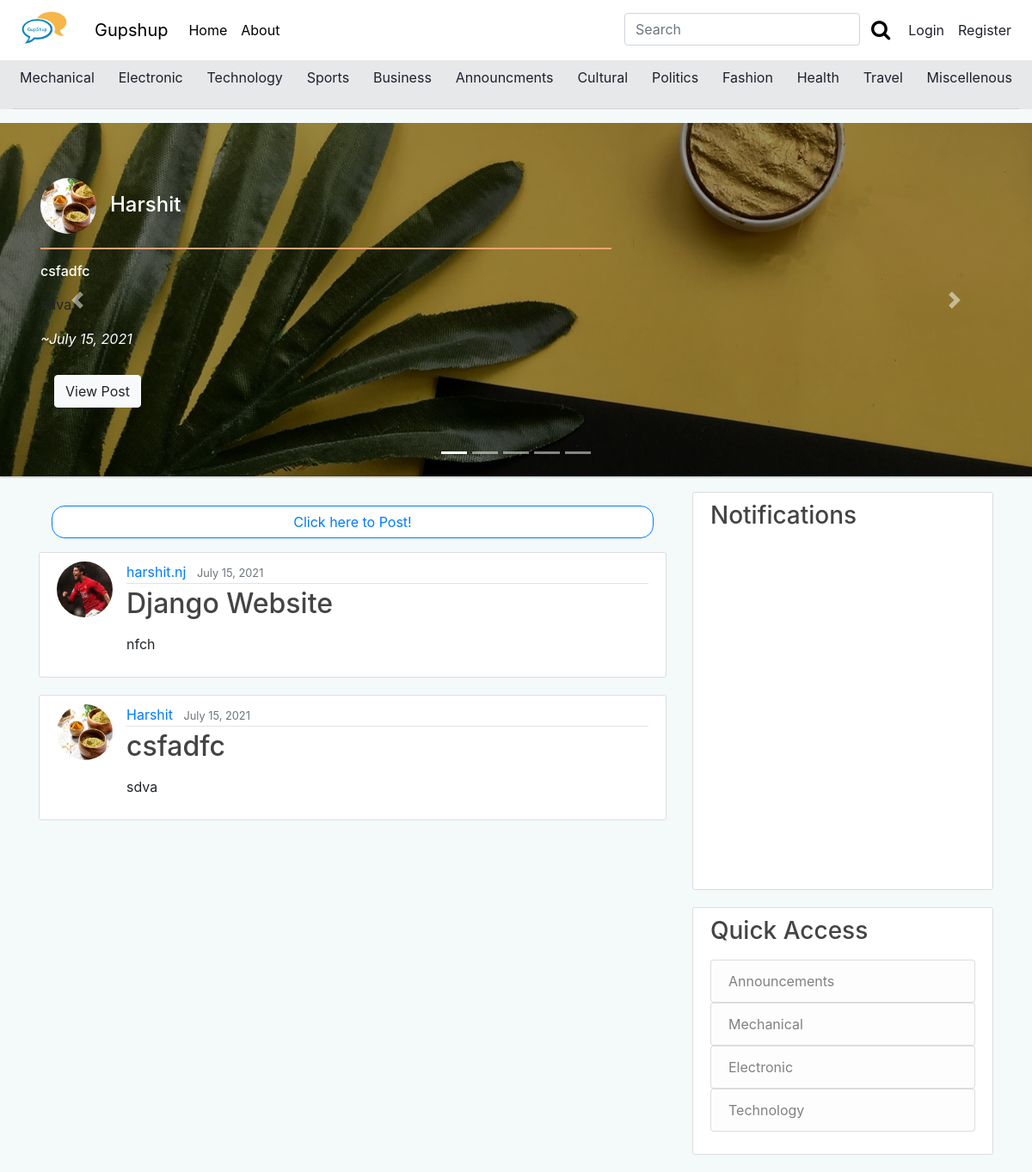
/, run on an earlier commit of the app's database.
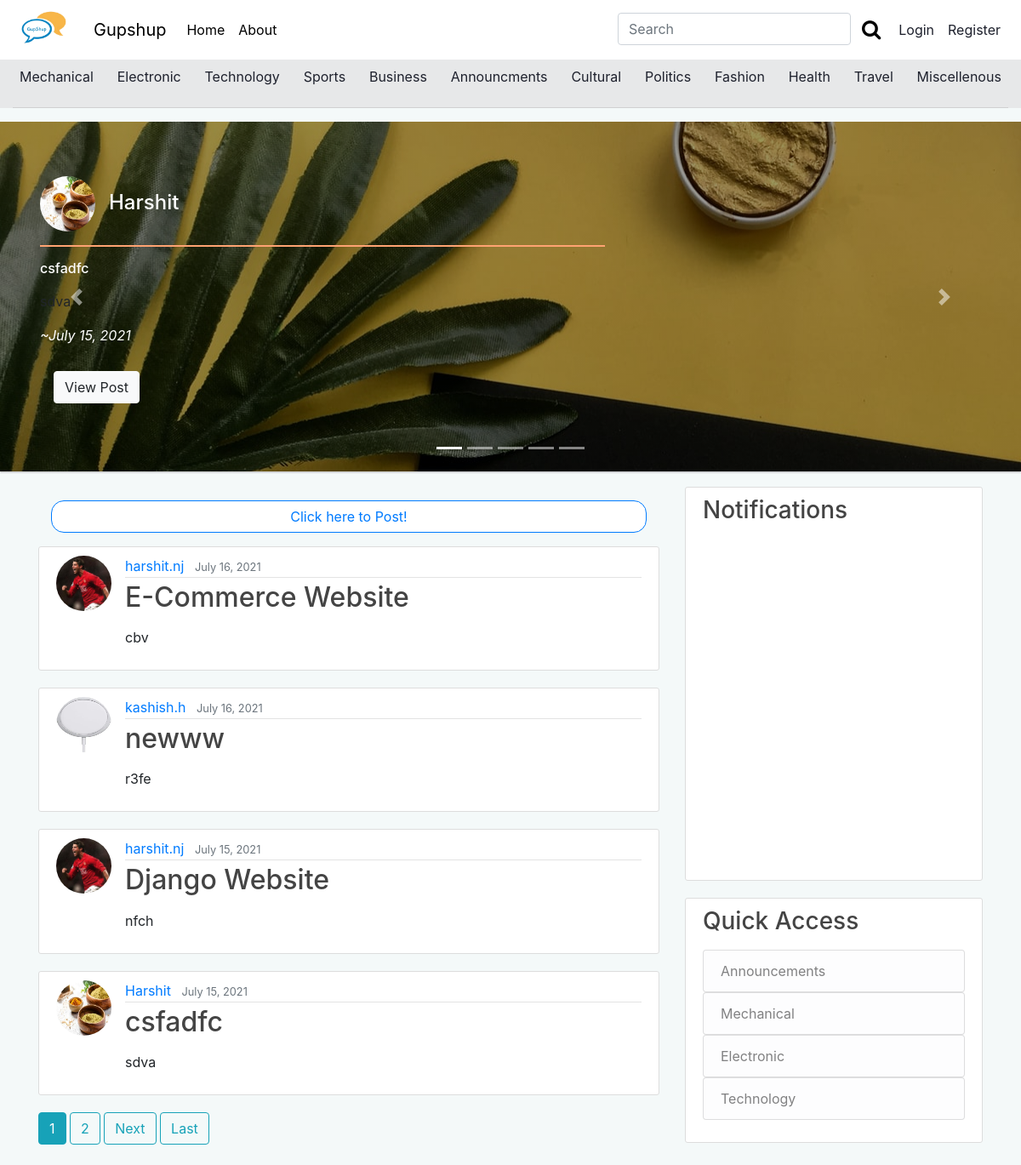
And on a later commit of the database.
### blog/models.py (models this page shows, shortened)
class Post(models.Model):
    title = models.CharField(max_length=100)
    content = RichTextField()
    date_posted = models.DateTimeField(default=timezone.now)
    author = models.ForeignKey(User, on_delete=models.CASCADE)
    is_appropriate  = models.BooleanField(default = True)
    notice = models.CharField(max_length=100, default="This Post was DELETED",null=True, blank=True)
    category = models.CharField(
        max_length=20,
        choices=Category_choices,
        default='Miscellenous'
    )
    upvote = models.ManyToManyField(User, related_name='upvote',blank=True)
    downvote = models.ManyToManyField(User, related_name='downvote',blank=True)
    bookmark = models.ManyToManyField(User, related_name='bookmark',blank=True)
    tags = TaggableManager()

### users/models.py (models this page shows, shortened)
class Profile(models.Model):
	user = models.OneToOneField(User, on_delete=models.CASCADE)
	image = models.ImageField(default='default2.png',upload_to='profile_pics')
	college = models.CharField(max_length = 20,choices=college_choices,default='KJSCE',blank=True, null=True)
	about = RichTextField(blank=True, null=True)
	image_url = models.URLField(default = "http://127.0.0.1:8000/media/default2.png")

### blog/views.py (the view)
# urls.py: path('', PostListView.as_view(), name='blog-home'),
class PostListView(ListView):
	model = Post
	template_name = 'blog/home.html'
	context_object_name = 'posts'
	ordering = ['-date_posted']
	paginate_by = 5
	def get_context_data(self, **kwargs):
		top3 = Post.objects.annotate(
			q_count=Count('upvote')).filter(is_appropriate = True).order_by('-q_count')[:5]
		context = super(PostListView, self).get_context_data(**kwargs)
		context['posts'] = Post.objects.filter(is_appropriate = True)
		context['tops'] = top3
		context['announcments'] = Post.objects.filter(category='Announcments')
		p = Paginator(Post.objects.select_related().all().order_by(
			'-date_posted'), self.paginate_by)
		context['posts'] = p.page(context['page_obj'].number)
		return context

### blog/templates/blog/home.html (shortened to what this page needs)
{% extends "blog/base.html" %}
{%block carousel%}
{% load crispy_forms_tags%}
{% load static %}
<div class="container-fluid" style="background-color: #E7E8E9">
		<div class="nav-scroller py-0 my-0 ">
			<nav class="nav d-flex justify-content-between">
			<a class="p-2 " style="color: #1e212d" href="{% url 'category' "Mechanical" %}">Mechanical</a>
			<a class="p-2 " style="color: #1e212d" href="{% url 'category' "Electronic" %}">Electronic</a>
			<a class="p-2 " style="color: #1e212d" href="{% url 'category' "Technology" %}">Technology</a>
			<a class="p-2 " style="color: #1e212d" href="{% url 'category' "Sports" %}">Sports</a>
			<a class="p-2 " style="color: #1e212d" href="{% url 'category' "Business" %}">Business</a>
			<a class="p-2 " style="color: #1e212d" href="{% url 'category' "Announcments" %}">Announcments</a>
			<a class="p-2 " style="color: #1e212d" href="{% url 'category' "Cultural" %}">Cultural</a>
			<a class="p-2 " style="color: #1e212d" href="{% url 'category' "Politics" %}">Politics</a>
			<a class="p-2 " style="color: #1e212d" href="{% url 'category' "Fashion" %}">Fashion</a>
			<a class="p-2 " style="color: #1e212d" href="{% url 'category' "Health" %}">Health</a>
			<a class="p-2 " style="color: #1e212d" href="{% url 'category' "Travel" %}">Travel</a>
			<a class="p-2 " style="color: #1e212d" href="{% url 'category' "Miscellenous" %}">Miscellenous</a>
			</nav>
		</div>
		<hr>
	</div>
<div class="container-fluid px-0 ">
	<div id="carouselExampleIndicators" class="carousel slide" data-ride="carousel">
		<ol class="carousel-indicators">
		  <li data-target="#carouselExampleIndicators" data-slide-to="0" class="active"></li>
		  <li data-target="#carouselExampleIndicators" data-slide-to="1"></li>
		  <li data-target="#carouselExampleIndicators" data-slide-to="2"></li>
		  <li data-target="#carouselExampleIndicators" data-slide-to="3"></li>
		  <li data-target="#carouselExampleIndicators" data-slide-to="4"></li>
		</ol>
		<div class="carousel-inner mt-0 py-0">
		  <div class="carousel-item active">
			{% if tops.4.category == "Business"%}
		  <div class="jumbotron " style="background-image: linear-gradient(to bottom, rgba(0,0,0,0.4) 0%,rgba(0,0,0,0.4) 100%),url({%static 'blog/business_banner.jpg'%}); border-radius: 0; margin-bottom: 0px; ">
		{% elif  tops.4.category == "Electronic" %}
			<div class="jumbotron " style="background-image: linear-gradient(to bottom, rgba(0,0,0,0.4) 0%,rgba(0,0,0,0.4) 100%),url({%static 'blog/electronic_banner.jpg'%}); border-radius: 0; margin-bottom: 0px; ">
		{% elif  tops.4.category == "Mechanical" %}
			<div class="jumbotron " style="background-image: linear-gradient(to bottom, rgba(0,0,0,0.4) 0%,rgba(0,0,0,0.4) 100%),url({%static 'blog/machine_banner.jpg'%}); border-radius: 0; margin-bottom: 0px; ">
		{% elif  tops.4.category == "Sports" %}
			<div class="jumbotron " style="background-image: linear-gradient(to bottom, rgba(0,0,0,0.4) 0%,rgba(0,0,0,0.4) 100%),url({%static 'blog/sports_banner.jpg'%}); border-radius: 0; margin-bottom: 0px; ">
		{% elif  tops.4.category == "Technology" %}
			<div class="jumbotron " style="background-image: linear-gradient(to bottom, rgba(0,0,0,0.4) 0%,rgba(0,0,0,0.4) 100%),url({%static 'blog/tech_banner.jpg'%}); border-radius: 0; margin-bottom: 0px; ">
		{% else %}
			<div class="jumbotron " style="background-image: linear-gradient(to bottom, rgba(0,0,0,0.4) 0%,rgba(0,0,0,0.4) 100%),url({%static 'blog/misc_banner.jpg'%}); border-radius: 0; margin-bottom: 0px; ">
		{% endif %}
      	<div class="container py-0 mb-0">
				<strong><h4 style="color: #FFFF;"><img class="rounded-circle article-img "src = {{tops.0.author.profile.image.url}}>{{tops.0.author}}</h4></strong>
				<h6 class="mb-2" style="color: white;"><hr style=" border-top: 2px solid #ffa372; width: 60%; margin-left: 0px; ;"/>
					{{tops.0.title}}</h6>
				<p  style="color: #FFF;">{{tops.0.content| safe}}</p>
				<i style="color: #FFF;">~{{tops.0.date_posted|date:"F d, Y"}}</i>
		  <p class="lead px-3">
			  <br>
		    <a class="btn btn-light " href="{% url 'post-detail' tops.0.id %}" role="button">View Post</a>
		  </p>
	  </div>
    </div>
    </div>
</div>
		<a class="carousel-control-prev" href="#carouselExampleIndicators" role="button" data-slide="prev">
		  <span class="carousel-control-prev-icon" aria-hidden="true"></span>
		</a>
		<a class="carousel-control-next" href="#carouselExampleIndicators" role="button" data-slide="next">
		  <span class="carousel-control-next-icon" aria-hidden="true"></span>
		</a>
	  </div>
</div>
<div class="container-fluid px-0 mx-0 my-0 py-0 mb-3">
	<div class="alert alert-secondary my-0 py-0 " role="alert">
	</div>
</div>
	{% endblock %}
{% block content %}
		<div class="container-fluid my-3 ">
			<a type="button" class="btn btn-outline-primary container-fluid home_newpost" href="{% url 'post-create' %}" style="border-radius: 15px; background-color: white;">Click here to Post!</a>
		</div>
	{% for post in posts|slice:"{{ page_obj.paginator.count }}-1::-1"%}
	{% if post.is_appropriate %}
		<article class="media content-section">
			<img class="rounded-circle article-img "src = {{post.author.profile.image.url}}>
		    <div class="media-body">
			    <div class="article-metadata">
			      <a class="mr-2" href="{% url 'user-posts' post.author.username %}">{{ post.author }}</a>
			      <small class="text-muted">{{ post.date_posted|date:"F d, Y" }}</small>
			    </div>
			    <h2><a class="article-title" href="{% url 'post-detail' post.id %}">{{ post.title }}</a></h2>
				{% if post.content|length > 170%}
			    <p class="article-content">{{ post.content|slice:":170"| safe }}...</p>
				{% else %}
				 <p class="article-content">{{ post.content|slice:":170"| safe }}</p>
				{% endif %}
			</div>
		</article>
	{% endif %}
	{%endfor%}
	{% if is_paginated%}
		{% for num in page_obj.paginator.page_range %}
			{% if page_obj.number == num %}
				<a class="btn btn-info mb-4" href="?page={{ num }}">{{ num }}</a>
			{% elif num > page_obj.number|add:'-3' and num < page_obj.number|add:'3'%}
				<a class="btn btn-outline-info mb-4" href="?page={{ num }}">{{ num }}</a>
			{% endif %}
		{% endfor %}
		{% if page_obj.has_next %}
			<a class="btn btn-outline-info mb-4" href="?page={{ page_obj.next_page_number }}">Next</a>
			<a class="btn btn-outline-info mb-4" href="?page={{ page_obj.paginator.num_pages }}">Last</a>
		{% endif %}
	{% endif %}
{% endblock content %}

### blog/templates/blog/base.html (shortened to what this page needs)
{% load static %}
<!DOCTYPE html>
<html>
<head>
    <link rel="stylesheet" type="text/css" href="{% static 'blog/main.css'%}">
	<link rel="stylesheet" href="https://cdnjs.cloudflare.com/ajax/libs/font-awesome/4.7.0/css/font-awesome.min.css">
	<link rel="stylesheet" href="https://stackpath.bootstrapcdn.com/bootstrap/4.2.1/css/bootstrap.min.css">
	<link rel="stylesheet" href="https://cdnjs.cloudflare.com/ajax/libs/font-awesome/4.7.0/css/font-awesome.min.css">
	<link rel="stylesheet" href="https://stackpath.bootstrapcdn.com/font-awesome/4.7.0/css/font-awesome.min.css">
	<link href="https://code.jquery.com/ui/1.10.2/themes/smoothness/jquery-ui.min.css" rel="stylesheet">
</head>
<body style="background-color: #f4f9f9" class="py-0 my-0">
	<nav class="navbar sticky-top navbar-expand-lg navbar-custom pb-2">
	<a class="navbar-brand" href="/">
	<img style="max-width:70px; margin-top: -7px;border-radius: 35%;"class="mr-2" src="{%static 'blog/LOGO_PNG.png'%}"></a>
  <a class="navbar-brand" style="color: black" href="/">Gupshup</a>
  <div class="collapse navbar-collapse"  id="navbarSupportedContent">
    <ul class="navbar-nav mr-auto">
      <li class="nav-item active">
        <a class="nav-link" href="/" style="color: black">Home <span class="sr-only">(current)</span></a>
      </li>
		<li class="nav-item ">
				<a class="nav-link" href="{% url 'about'%}" style="color: black">About</a>
			</li>
    </ul>
	        <div class="navbar-nav">
	        	<form action="{% url 'search-result' %}" method="GET">
				<div style=" display: flex;">
	        		<input class="form-control" style="display: inline;" type="text" name="q" placeholder="Search">
					<button type="submit" class="btn btn-success-outline" ><i class="fa fa-search " style="font-size:24px; color: black;"></i> </i></button>
					</div>
	        	</form>
	        	{% if user.is_authenticated %}
	        		 <a class="nav-item nav-link" style="color: #1e212d" href="{% url 'profile' %}">Profile</a>
	        		 <a class="nav-item nav-link" style="color: #1e212d" href="{% url 'post-create' %}">New Post</a>
	        		 <a class="nav-item nav-link" style="color: #1e212d" href="{% url 'logout' %}">Logout</a>
	        	{% else %}
		           <a class="nav-item nav-link" style="color: #1e212d" href="{% url 'login' %}">Login</a>
		           <a class="nav-item nav-link" style="color: #1e212d" href="{% url 'register' %}">Register</a>
		           {% endif %}
	        </div>
  </div>
</nav>
	{%block carousel%}{% endblock %}
	<main role="main" class="container">
	  <div class="row">
	    <div class="col-md-8">
	      {% block content %}{% endblock %}
	    </div>
	    <div class="col-md-4">
	      <div class="content-section">
			<div class="panel panel-default">
			<div class="panel-heading">
				<h3 class="panel-title">Notifications</h3>
				</div>
				<div class="panel-body" style="height: 400px; overflow-y: scroll">
			</div>
			</div>
		</div>
	<div class="content-section">
	        <h3>Quick Access</h3>
	        <p class=''>
	          <ul class="list-group">
	            <a href="{% url 'category' "Announcments" %}"><li class="list-group-item list-group-item-light">Announcements</li></a>
				<a  href="{% url 'category' "Mechanical" %}"><li class="list-group-item list-group-item-light">Mechanical</li></a>
				<a  href="{% url 'category' "Electronic" %}"><li class="list-group-item list-group-item-light">Electronic</li></a>
				<a  href="{% url 'category' "Technology" %}"><li class="list-group-item list-group-item-light">Technology</li></a>
	          </ul>
	        </p>
	      </div>
	    </div>
	    </div>
	</main>
</body>
</html>

### blog/static/blog/main.css (style rules this page uses)
body { background: #fafafa; color: #333333; margin-top: 5rem; }
h1, h2, h3, h4, h5, h6 { color: #444444; }
ul { margin: 0; }
.content-section { background: #ffffff; padding: 10px 20px; border: 1px solid #dddddd; border-radius: 3px; margin-bottom: 20px; }
.article-title { color: #444444; }
.article-content { white-space: pre-line; }
.article-img { height: 65px; width: 65px; margin-right: 16px; }
.article-metadata { padding-bottom: 1px; margin-bottom: 4px; border-bottom: 1px solid #e3e3e3 }

What changed in the data, as far as the page shows it:
added Post: author.profile.image (picture), author "harshit.nj", date_posted "July 16, 2021", title "E-Commerce Website", content "cbv"
added Post: author.profile.image (picture), author "kashish.h", date_posted "July 16, 2021", title "newww", content "r3fe"
Also different on the page:
new list line: "1"
new list line: "2"
text now shown: "Next Last"
